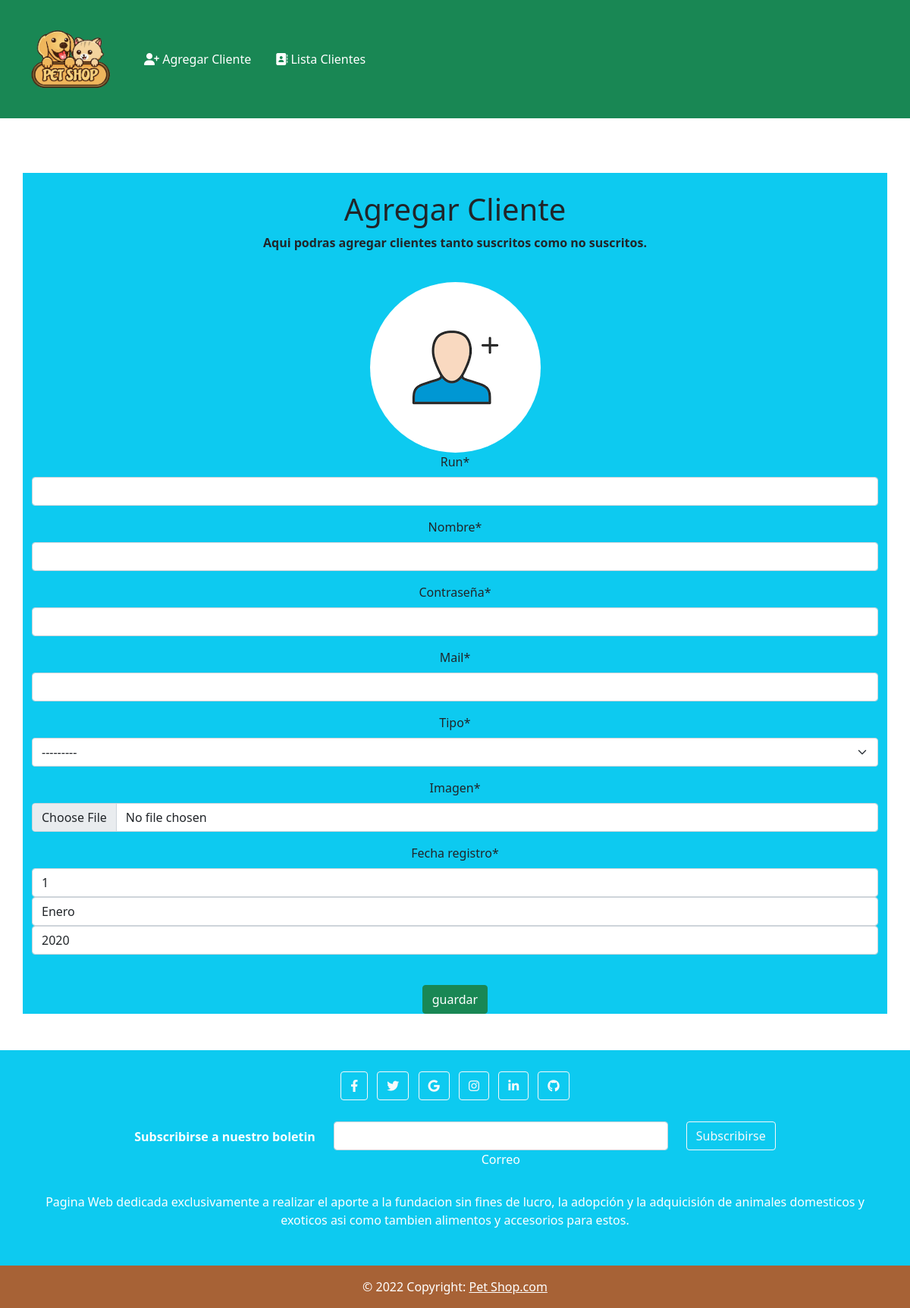
Before: /agregar_cliente/ with the older database file.
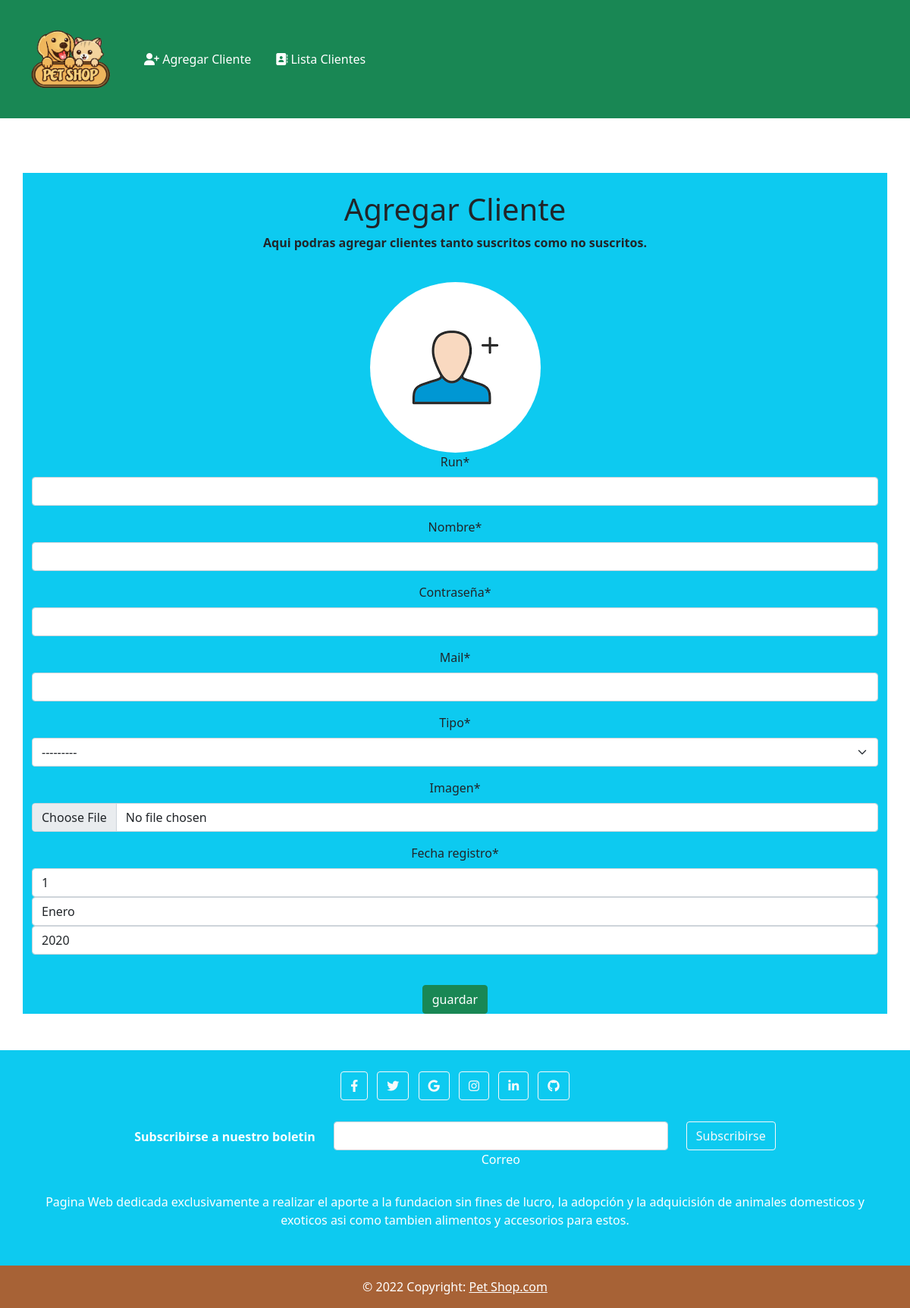
After: the same page with the newer database file.
### app/models.py (models this page shows, shortened)
class Cliente(models.Model):
    run = models.CharField(null=False,primary_key=True,max_length=9)
    nombre = models.CharField(max_length=20)
    contraseña = models.CharField(max_length=20)
    mail = models.CharField(max_length=35)
    tipo = models.ForeignKey(TipoCliente,on_delete=models.CASCADE)
    imagen = models.ImageField(upload_to="clientes", null=True)
    fecha_registro = models.DateField()
    class Meta:
        db_table = 'db_cliente'

class TipoCliente(models.Model):
    tipo = models.CharField(max_length=20)
    def __str__(self):
        return self.tipo
    class Meta:
        db_table = 'db_tipo_cliente'

### app/views.py (the view)
# urls.py: path('agregar_cliente/', agregar_cliente ,name="agregar_cliente"),
def agregar_cliente (request):
    datos = {
        'form' : ClienteForm()
    }
    if request.method == 'POST':
        formulario = ClienteForm(request.POST, files=request.FILES)
        if formulario.is_valid():
            formulario.save()
            datos['mensaje'] = "Cliente guardado correctamente!"
    return render(request, 'app/clientes/agregar_cliente.html',datos)

### app/forms.py
class ClienteForm(ModelForm):
    nombre = forms.CharField(min_length=5,max_length=20)
    run = forms.CharField(min_length=9,max_length=9)
    class Meta:
        model = Cliente
        fields = ['run','nombre','contraseña','mail','tipo','imagen','fecha_registro']
        widgets = {
            'fecha_registro' : forms.SelectDateWidget(years=range(2020,2023))
        }

### app/templates/app/clientes/agregar_cliente.html (shortened to what this page needs)
{% extends 'app/modelocliente.html' %}
{% load static %}
{% load crispy_forms_tags %}
{% block contenido %}
<br>
<br>
<br>
<div class="container pt3 text-center bg-info">
    <div class="container text-center  font-weight-bold">
        <br>
        <h1>Agregar Cliente</h1>
        <p >Aqui podras agregar clientes tanto suscritos como no suscritos.</p>
        <br>
        <img class="rounded-circle" alt="Cinque Terre">
      </div>
<form action="" method="POST" enctype="multipart/form-data" >
<table>
    {{ form|crispy }}
</table>
    <br>
    <input type="submit" class="btn btn-success" value="guardar">
</form>
</div>
<br>
<br>
{% endblock %}

Changed rows visible on the page:
added TipoCliente: tipo "---------"
